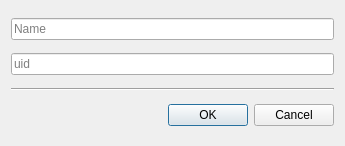
<?xml version="1.0" encoding="UTF-8"?>
<ui version="4.0">
 <class>NewComponentDialog</class>
 <widget class="QDialog" name="NewComponentDialog">
  <property name="windowModality">
   <enum>Qt::ApplicationModal</enum>
  </property>
  <property name="geometry">
   <rect>
    <x>0</x>
    <y>0</y>
    <width>345</width>
    <height>146</height>
   </rect>
  </property>
  <property name="windowTitle">
   <string>Add Empty Component</string>
  </property>
  <property name="windowIcon">
   <iconset>
    <normaloff>:/icons/toolbar/copy</normaloff>:/icons/toolbar/copy</iconset>
  </property>
  <property name="modal">
   <bool>true</bool>
  </property>
  <layout class="QVBoxLayout" name="verticalLayout">
   <item>
    <widget class="QLineEdit" name="nameTextBox">
     <property name="placeholderText">
      <string>Name</string>
     </property>
    </widget>
   </item>
   <item>
    <widget class="QLineEdit" name="uidTextBox">
     <property name="placeholderText">
      <string>uid</string>
     </property>
    </widget>
   </item>
   <item>
    <widget class="Line" name="line">
     <property name="orientation">
      <enum>Qt::Horizontal</enum>
     </property>
    </widget>
   </item>
   <item>
    <widget class="QDialogButtonBox" name="buttonBox">
     <property name="orientation">
      <enum>Qt::Horizontal</enum>
     </property>
     <property name="standardButtons">
      <set>QDialogButtonBox::Cancel|QDialogButtonBox::Ok</set>
     </property>
    </widget>
   </item>
  </layout>
 </widget>
 <tabstops>
  <tabstop>nameTextBox</tabstop>
  <tabstop>uidTextBox</tabstop>
 </tabstops>
 <resources>
  <include location="../../graphics.qrc"/>
 </resources>
 <connections>
  <connection>
   <sender>buttonBox</sender>
   <signal>accepted()</signal>
   <receiver>NewComponentDialog</receiver>
   <slot>accept()</slot>
   <hints>
    <hint type="sourcelabel">
     <x>248</x>
     <y>254</y>
    </hint>
    <hint type="destinationlabel">
     <x>157</x>
     <y>274</y>
    </hint>
   </hints>
  </connection>
  <connection>
   <sender>buttonBox</sender>
   <signal>rejected()</signal>
   <receiver>NewComponentDialog</receiver>
   <slot>reject()</slot>
   <hints>
    <hint type="sourcelabel">
     <x>316</x>
     <y>260</y>
    </hint>
    <hint type="destinationlabel">
     <x>286</x>
     <y>274</y>
    </hint>
   </hints>
  </connection>
 </connections>
</ui>
